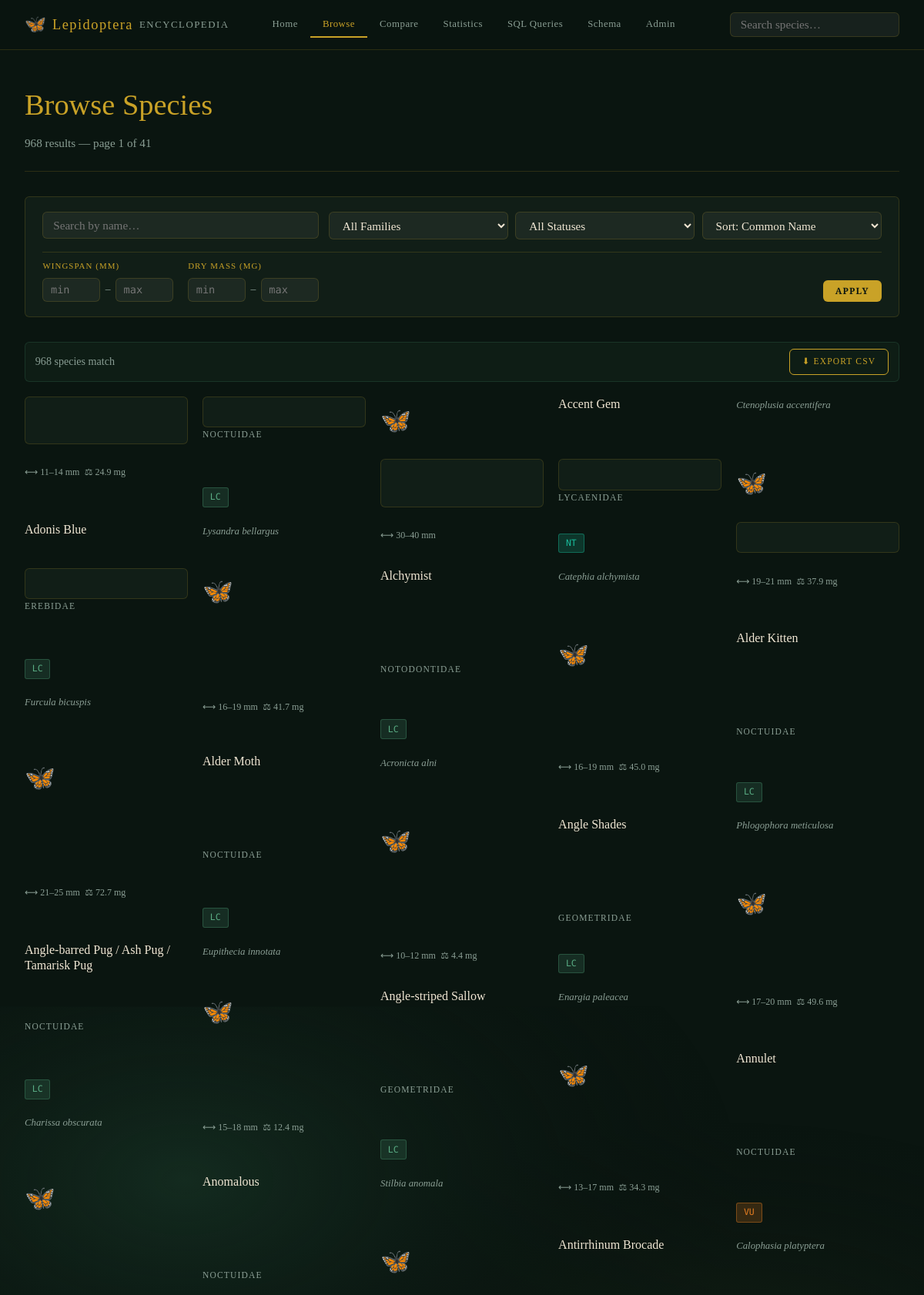
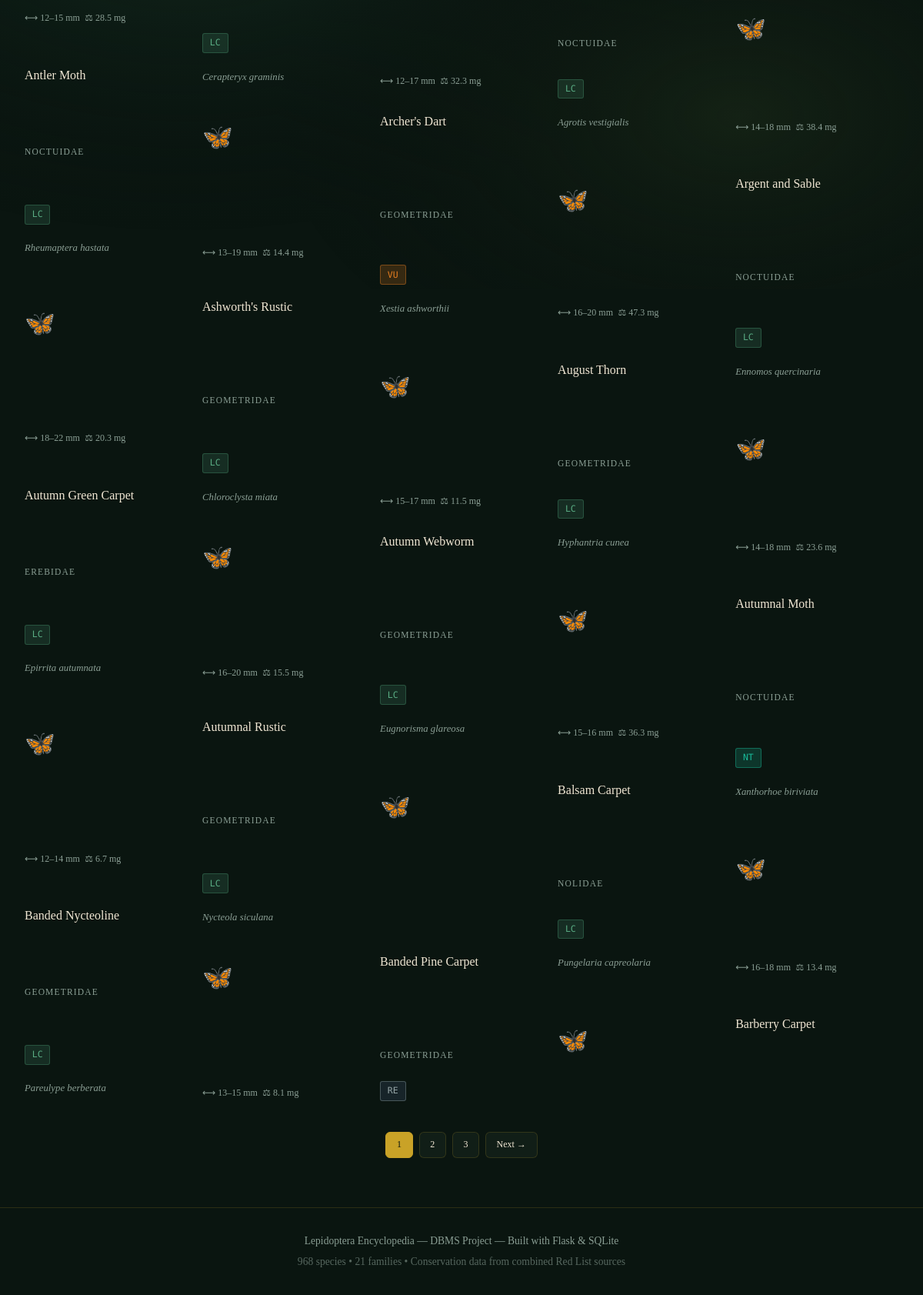
Screenshot of /browse with the database file from the repository (2 pictures, top to bottom).
### tables this page shows
CREATE TABLE species (
            id                  INTEGER PRIMARY KEY AUTOINCREMENT,
            scientific_name     TEXT    NOT NULL UNIQUE,
            common_name         TEXT,
            family_id           INTEGER NOT NULL REFERENCES families(id),
            status_code         TEXT    NOT NULL REFERENCES conservation_status(code),
            span_min_mm         REAL,
            span_max_mm         REAL,
            dry_mass_mg         REAL,
            months_to_adult     INTEGER
        );

CREATE TABLE families (
            id          INTEGER PRIMARY KEY AUTOINCREMENT,
            name        TEXT    NOT NULL UNIQUE
        );

### app.py (the view)
@app.route("/browse")
def browse():
    db = get_db()
    q        = request.args.get("q", "").strip()
    family   = request.args.get("family", "")
    status   = request.args.get("status", "")
    sort     = request.args.get("sort", "name")
    page     = max(1, int(request.args.get("page", 1)))
    per_page = 24
    span_min = request.args.get("span_min", type=float)
    span_max = request.args.get("span_max", type=float)
    mass_min = request.args.get("mass_min", type=float)
    mass_max = request.args.get("mass_max", type=float)
    where, params = ["1=1"], []
    if q:
        where.append("(s.scientific_name LIKE ? OR s.common_name LIKE ?)")
        params += [f"%{q}%", f"%{q}%"]
    if family:
        where.append("f.name = ?");  params.append(family)
    if status:
        where.append("s.status_code = ?");  params.append(status)
    if span_min is not None:
        where.append("s.span_min_mm >= ?"); params.append(span_min)
    if span_max is not None:
        where.append("s.span_max_mm <= ?"); params.append(span_max)
    if mass_min is not None:
        where.append("s.dry_mass_mg >= ?"); params.append(mass_min)
    if mass_max is not None:
        where.append("s.dry_mass_mg <= ?"); params.append(mass_max)
    order_map = {
        "name": "s.common_name COLLATE NOCASE",
        "sci":  "s.scientific_name COLLATE NOCASE",
        "span": "s.span_max_mm DESC",
        "mass": "s.dry_mass_mg DESC",
        "dev":  "s.months_to_adult DESC",
    }
    order_clause = order_map.get(sort, "s.common_name COLLATE NOCASE")
    base_sql = f"""
        FROM species s
        JOIN families f ON f.id = s.family_id
        JOIN conservation_status cs ON cs.code = s.status_code
        WHERE {' AND '.join(where)}
    """
    total_rows  = db.execute("SELECT COUNT(*) " + base_sql, params).fetchone()[0]
    total_pages = max(1, math.ceil(total_rows / per_page))
    page        = min(page, total_pages)
    offset      = (page - 1) * per_page
    rows = db.execute(
        "SELECT s.id, s.scientific_name, s.common_name, f.name AS family, "
        "s.status_code, cs.description AS status_desc, "
        "s.span_min_mm, s.span_max_mm, s.dry_mass_mg, s.months_to_adult "
        + base_sql + f" ORDER BY {order_clause} LIMIT ? OFFSET ?",
        params + [per_page, offset]
    ).fetchall()
    return render_template("browse.html",
        species=rows, total=total_rows, page=page, total_pages=total_pages,
        per_page=per_page, q=q, family=family, status=status, sort=sort,
        span_min=span_min, span_max=span_max, mass_min=mass_min, mass_max=mass_max,
        families=_families(), statuses=_statuses())

### app.py (called while the page is built)
def get_db():
    if "db" not in g:
        g.db = sqlite3.connect(DB_PATH)
        g.db.row_factory = sqlite3.Row
        g.db.execute("PRAGMA foreign_keys = ON")
    return g.db

def _families():
    return get_db().execute("SELECT id, name FROM families ORDER BY name").fetchall()

def _statuses():
    return get_db().execute(
        "SELECT code, description FROM conservation_status ORDER BY severity"
    ).fetchall()

### templates/browse.html (shortened to what this page needs)
{% extends "base.html" %}
{% block content %}
<div class="page-header">
  <h1 class="page-title">Browse Species</h1>
  <p class="page-sub">{{ total }} result{{ 's' if total != 1 }} &mdash; page {{ page }} of {{ total_pages }}</p>
</div>
<form class="filter-bar" method="get" action="/browse" id="browseForm">
  <div class="filter-row-top">
    <div class="filter-search">
      <input type="text" name="q" value="{{ q }}" placeholder="Search by name…" class="filter-input">
    </div>
    <div class="filter-selects">
      <select name="family" class="filter-select">
        <option value="">All Families</option>
      </select>
      <select name="status" class="filter-select">
        <option value="">All Statuses</option>
      </select>
      <select name="sort" class="filter-select">
        <option value="name"  {% if sort=='name'  %}selected{% endif %}>Sort: Common Name</option>
      </select>
    </div>
  </div>
  <div class="filter-row-ranges">
    <div class="range-group">
      <label class="range-label">Wingspan (mm)</label>
      <div class="range-inputs">
        <input class="range-input" type="number" name="span_min" placeholder="min"
               value="{{ span_min if span_min is not none else '' }}" min="5" max="93" step="1">
        <span class="range-sep">–</span>
        <input class="range-input" type="number" name="span_max" placeholder="max"
               value="{{ span_max if span_max is not none else '' }}" min="5" max="93" step="1">
      </div>
    </div>
    <div class="range-group">
      <label class="range-label">Dry Mass (mg)</label>
      <div class="range-inputs">
        <input class="range-input" type="number" name="mass_min" placeholder="min"
               value="{{ mass_min if mass_min is not none else '' }}" min="0" max="1500" step="1">
        <span class="range-sep">–</span>
        <input class="range-input" type="number" name="mass_max" placeholder="max"
               value="{{ mass_max if mass_max is not none else '' }}" min="0" max="1500" step="1">
      </div>
    </div>
    <div class="filter-actions">
      <button type="submit" class="btn btn-primary btn-sm">Apply</button>
    </div>
  </div>
</form>
{% if total > 0 %}
<div class="export-bar">
  <span class="export-info">{{ total }} species match</span>
  <a href="/export/csv?q={{ q }}&family={{ family }}&status={{ status }}"
     class="btn btn-ghost btn-sm">⬇ Export CSV</a>
</div>
{% endif %}
{% if species %}
<div class="species-grid browse-grid">
  {% for sp in species %}
  <a href="/species/{{ sp.id }}" class="species-card">
    <div class="card-family">
      <a href="/family/{{ sp.family }}" class="fam-link" onclick="event.stopPropagation()">{{ sp.family }}</a>
    </div>
    <div class="card-butterfly">🦋</div>
    <h3 class="card-common">{{ sp.common_name or '—' }}</h3>
    <p class="card-sci"><em>{{ sp.scientific_name }}</em></p>
    <div class="card-meta">
      {% if sp.span_min_mm and sp.span_max_mm %}
      <span>⟷ {{ sp.span_min_mm|int }}–{{ sp.span_max_mm|int }} mm</span>
      {% endif %}
      {% if sp.dry_mass_mg %}
      <span>⚖ {{ sp.dry_mass_mg|round(1) }} mg</span>
      {% endif %}
    </div>
    <span class="status-badge status-{{ sp.status_code | replace(' ', '-') | replace('(', '') | replace(')', '') }}">
      {{ sp.status_code }}
    </span>
  </a>
  {% endfor %}
</div>
<div class="pagination">
  {% for p in range([1, page-2]|max, [total_pages+1, page+3]|min) %}
  <a href="?q={{ q }}&family={{ family }}&status={{ status }}&sort={{ sort }}&page={{ p }}"
     class="page-btn {% if p == page %}active{% endif %}">{{ p }}</a>
  {% endfor %}
  {% if page < total_pages %}
  <a href="?q={{ q }}&family={{ family }}&status={{ status }}&sort={{ sort }}&page={{ page+1 }}" class="page-btn">Next →</a>
  {% endif %}
</div>
{% else %}
<div class="empty-state">
  <span>🔍</span>
  <p>No species matched your filters.</p>
  <a href="/browse" class="btn btn-ghost">Reset Filters</a>
</div>
{% endif %}
{% endblock %}

### rows the page displays
species: family "NOCTUIDAE", common_name "Accent Gem", scientific_name "Ctenoplusia accentifera", span_min_mm "11", span_max_mm "14", dry_mass_mg "24.9", status_code "LC"
species: family "LYCAENIDAE", common_name "Adonis Blue", scientific_name "Lysandra bellargus", span_min_mm "30", span_max_mm "40", status_code "NT"
species: family "EREBIDAE", common_name "Alchymist", scientific_name "Catephia alchymista", span_min_mm "19", span_max_mm "21", dry_mass_mg "37.9", status_code "LC"
species: family "NOTODONTIDAE", common_name "Alder Kitten", scientific_name "Furcula bicuspis", span_min_mm "16", span_max_mm "19", dry_mass_mg "41.7", status_code "LC"
species: family "NOCTUIDAE", common_name "Alder Moth", scientific_name "Acronicta alni", span_min_mm "16", span_max_mm "19", dry_mass_mg "45.0", status_code "LC"
species: family "NOCTUIDAE", common_name "Angle Shades", scientific_name "Phlogophora meticulosa", span_min_mm "21", span_max_mm "25", dry_mass_mg "72.7", status_code "LC"
species: family "GEOMETRIDAE", common_name "Angle-barred Pug / Ash Pug / Tamarisk Pug", scientific_name "Eupithecia innotata", span_min_mm "10", span_max_mm "12", dry_mass_mg "4.4", status_code "LC"
species: family "NOCTUIDAE", common_name "Angle-striped Sallow", scientific_name "Enargia paleacea", span_min_mm "17", span_max_mm "20", dry_mass_mg "49.6", status_code "LC"
species: family "GEOMETRIDAE", common_name "Annulet", scientific_name "Charissa obscurata", span_min_mm "15", span_max_mm "18", dry_mass_mg "12.4", status_code "LC"
species: family "NOCTUIDAE", common_name "Anomalous", scientific_name "Stilbia anomala", span_min_mm "13", span_max_mm "17", dry_mass_mg "34.3", status_code "VU"
species: family "NOCTUIDAE", common_name "Antirrhinum Brocade", scientific_name "Calophasia platyptera", span_min_mm "12", span_max_mm "15", dry_mass_mg "28.5", status_code "LC"
species: family "NOCTUIDAE", common_name "Antler Moth", scientific_name "Cerapteryx graminis", span_min_mm "12", span_max_mm "17", dry_mass_mg "32.3", status_code "LC"
species: family "NOCTUIDAE", common_name "Archer's Dart", scientific_name "Agrotis vestigialis", span_min_mm "14", span_max_mm "18", dry_mass_mg "38.4", status_code "LC"
species: family "GEOMETRIDAE", common_name "Argent and Sable", scientific_name "Rheumaptera hastata", span_min_mm "13", span_max_mm "19", dry_mass_mg "14.4", status_code "VU"
species: family "NOCTUIDAE", common_name "Ashworth's Rustic", scientific_name "Xestia ashworthii", span_min_mm "16", span_max_mm "20", dry_mass_mg "47.3", status_code "LC"
species: family "GEOMETRIDAE", common_name "August Thorn", scientific_name "Ennomos quercinaria", span_min_mm "18", span_max_mm "22", dry_mass_mg "20.3", status_code "LC"
species: family "GEOMETRIDAE", common_name "Autumn Green Carpet", scientific_name "Chloroclysta miata", span_min_mm "15", span_max_mm "17", dry_mass_mg "11.5", status_code "LC"
species: family "EREBIDAE", common_name "Autumn Webworm", scientific_name "Hyphantria cunea", span_min_mm "14", span_max_mm "18", dry_mass_mg "23.6", status_code "LC"
species: family "GEOMETRIDAE", common_name "Autumnal Moth", scientific_name "Epirrita autumnata", span_min_mm "16", span_max_mm "20", dry_mass_mg "15.5", status_code "LC"
species: family "NOCTUIDAE", common_name "Autumnal Rustic", scientific_name "Eugnorisma glareosa", span_min_mm "15", span_max_mm "16", dry_mass_mg "36.3", status_code "NT"
species: family "GEOMETRIDAE", common_name "Balsam Carpet", scientific_name "Xanthorhoe biriviata", span_min_mm "12", span_max_mm "14", dry_mass_mg "6.7", status_code "LC"
species: family "NOLIDAE", common_name "Banded Nycteoline", scientific_name "Nycteola siculana", status_code "LC"
species: family "GEOMETRIDAE", common_name "Banded Pine Carpet", scientific_name "Pungelaria capreolaria", span_min_mm "16", span_max_mm "18", dry_mass_mg "13.4", status_code "LC"
species: family "GEOMETRIDAE", common_name "Barberry Carpet", scientific_name "Pareulype berberata", span_min_mm "13", span_max_mm "15", dry_mass_mg "8.1", status_code "RE"

### other values shown
{{ total }} "968"
{{ 's' if total != 1 }} "s"
{{ page }} "1"
{{ total_pages }} "41"
{{ p }} "1" "2" "3"
